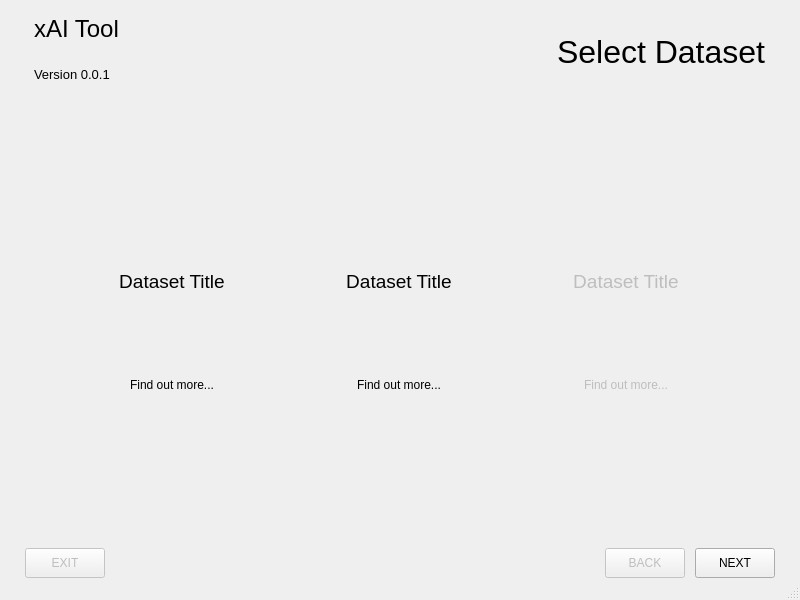
<?xml version="1.0" encoding="UTF-8"?>
<ui version="4.0">
 <class>MainWindow</class>
 <widget class="QMainWindow" name="MainWindow">
  <property name="geometry">
   <rect>
    <x>0</x>
    <y>0</y>
    <width>800</width>
    <height>600</height>
   </rect>
  </property>
  <property name="maximumSize">
   <size>
    <width>800</width>
    <height>600</height>
   </size>
  </property>
  <property name="windowTitle">
   <string>MainWindow</string>
  </property>
  <property name="styleSheet">
   <string notr="true">QWidget[border=true] {
	border: 3px solid black;
	border-radius: 5px;
}

QPushButton[href-text=true] {
	color: blue;
}
QPushButton[href-text=true]:hover {
	color: red;
}

QWidget[selected=true] {
	background-color: #88ff88;
}
QWidget[selected=false] {
	background-color: #bbbbbb;
}</string>
  </property>
  <widget class="QWidget" name="centralwidget">
   <property name="minimumSize">
    <size>
     <width>800</width>
     <height>0</height>
    </size>
   </property>
   <layout class="QGridLayout" name="gridLayout" rowstretch="0,0,0,0">
    <property name="leftMargin">
     <number>25</number>
    </property>
    <property name="topMargin">
     <number>0</number>
    </property>
    <property name="rightMargin">
     <number>25</number>
    </property>
    <property name="bottomMargin">
     <number>0</number>
    </property>
    <property name="spacing">
     <number>10</number>
    </property>
    <item row="1" column="0" rowspan="2">
     <widget class="QWidget" name="horizontalWidget_3" native="true">
      <property name="minimumSize">
       <size>
        <width>750</width>
        <height>425</height>
       </size>
      </property>
      <property name="maximumSize">
       <size>
        <width>750</width>
        <height>500</height>
       </size>
      </property>
      <property name="styleSheet">
       <string notr="true"/>
      </property>
      <property name="border" stdset="0">
       <bool>false</bool>
      </property>
      <layout class="QGridLayout" name="gridLayout_2">
       <property name="leftMargin">
        <number>0</number>
       </property>
       <property name="topMargin">
        <number>0</number>
       </property>
       <property name="rightMargin">
        <number>0</number>
       </property>
       <property name="bottomMargin">
        <number>0</number>
       </property>
       <property name="spacing">
        <number>0</number>
       </property>
       <item row="1" column="0">
        <widget class="QWidget" name="widget_datasetA" native="true">
         <property name="maximumSize">
          <size>
           <width>160</width>
           <height>160</height>
          </size>
         </property>
         <property name="border" stdset="0">
          <bool>true</bool>
         </property>
         <property name="dataset" stdset="0">
          <string>breast-cancer</string>
         </property>
         <layout class="QVBoxLayout" name="verticalLayout_4">
          <item>
           <widget class="QLabel" name="label_8">
            <property name="font">
             <font>
              <pointsize>14</pointsize>
             </font>
            </property>
            <property name="text">
             <string>Dataset Title</string>
            </property>
            <property name="alignment">
             <set>Qt::AlignCenter</set>
            </property>
           </widget>
          </item>
          <item alignment="Qt::AlignHCenter">
           <widget class="QLabel" name="label_9">
            <property name="enabled">
             <bool>true</bool>
            </property>
            <property name="maximumSize">
             <size>
              <width>100</width>
              <height>100</height>
             </size>
            </property>
            <property name="layoutDirection">
             <enum>Qt::LeftToRight</enum>
            </property>
            <property name="pixmap">
             <pixmap>../Images/breast-cancer_logo.png</pixmap>
            </property>
            <property name="scaledContents">
             <bool>true</bool>
            </property>
            <property name="alignment">
             <set>Qt::AlignCenter</set>
            </property>
            <property name="wordWrap">
             <bool>false</bool>
            </property>
           </widget>
          </item>
          <item>
           <widget class="QPushButton" name="pushButton_datasetA_href">
            <property name="text">
             <string>Find out more...</string>
            </property>
            <property name="flat">
             <bool>true</bool>
            </property>
            <property name="href-text" stdset="0">
             <bool>true</bool>
            </property>
           </widget>
          </item>
         </layout>
        </widget>
       </item>
       <item row="1" column="1">
        <widget class="QWidget" name="widget_datasetB" native="true">
         <property name="enabled">
          <bool>true</bool>
         </property>
         <property name="maximumSize">
          <size>
           <width>160</width>
           <height>160</height>
          </size>
         </property>
         <property name="border" stdset="0">
          <bool>true</bool>
         </property>
         <property name="dataset" stdset="0">
          <string>breast-cancer</string>
         </property>
         <layout class="QVBoxLayout" name="verticalLayout">
          <item>
           <widget class="QLabel" name="label_4">
            <property name="font">
             <font>
              <pointsize>14</pointsize>
             </font>
            </property>
            <property name="text">
             <string>Dataset Title</string>
            </property>
            <property name="alignment">
             <set>Qt::AlignCenter</set>
            </property>
           </widget>
          </item>
          <item alignment="Qt::AlignHCenter">
           <widget class="QLabel" name="label_5">
            <property name="enabled">
             <bool>true</bool>
            </property>
            <property name="maximumSize">
             <size>
              <width>100</width>
              <height>100</height>
             </size>
            </property>
            <property name="layoutDirection">
             <enum>Qt::LeftToRight</enum>
            </property>
            <property name="pixmap">
             <pixmap>../Images/breast-cancer_logo.png</pixmap>
            </property>
            <property name="scaledContents">
             <bool>true</bool>
            </property>
            <property name="alignment">
             <set>Qt::AlignCenter</set>
            </property>
            <property name="wordWrap">
             <bool>false</bool>
            </property>
           </widget>
          </item>
          <item>
           <widget class="QPushButton" name="pushButton_datasetB_href">
            <property name="text">
             <string>Find out more...</string>
            </property>
            <property name="flat">
             <bool>true</bool>
            </property>
            <property name="href-text" stdset="0">
             <bool>true</bool>
            </property>
           </widget>
          </item>
         </layout>
        </widget>
       </item>
       <item row="1" column="2">
        <widget class="QWidget" name="widget_datasetC" native="true">
         <property name="enabled">
          <bool>false</bool>
         </property>
         <property name="maximumSize">
          <size>
           <width>160</width>
           <height>160</height>
          </size>
         </property>
         <property name="border" stdset="0">
          <bool>true</bool>
         </property>
         <property name="dataset" stdset="0">
          <string>breast-cancer</string>
         </property>
         <layout class="QVBoxLayout" name="verticalLayout_3">
          <item>
           <widget class="QLabel" name="label_6">
            <property name="font">
             <font>
              <pointsize>14</pointsize>
             </font>
            </property>
            <property name="text">
             <string>Dataset Title</string>
            </property>
            <property name="alignment">
             <set>Qt::AlignCenter</set>
            </property>
           </widget>
          </item>
          <item alignment="Qt::AlignHCenter">
           <widget class="QLabel" name="label_7">
            <property name="enabled">
             <bool>false</bool>
            </property>
            <property name="maximumSize">
             <size>
              <width>100</width>
              <height>100</height>
             </size>
            </property>
            <property name="layoutDirection">
             <enum>Qt::LeftToRight</enum>
            </property>
            <property name="pixmap">
             <pixmap>../Images/breast-cancer_logo.png</pixmap>
            </property>
            <property name="scaledContents">
             <bool>true</bool>
            </property>
            <property name="alignment">
             <set>Qt::AlignCenter</set>
            </property>
            <property name="wordWrap">
             <bool>false</bool>
            </property>
           </widget>
          </item>
          <item>
           <widget class="QPushButton" name="pushButton_datasetC_href">
            <property name="text">
             <string>Find out more...</string>
            </property>
            <property name="flat">
             <bool>true</bool>
            </property>
            <property name="href-text" stdset="0">
             <bool>true</bool>
            </property>
           </widget>
          </item>
         </layout>
        </widget>
       </item>
      </layout>
     </widget>
    </item>
    <item row="0" column="0">
     <widget class="QWidget" name="horizontalWidget_2" native="true">
      <property name="minimumSize">
       <size>
        <width>0</width>
        <height>75</height>
       </size>
      </property>
      <layout class="QHBoxLayout" name="horizontalLayout_2">
       <item>
        <layout class="QVBoxLayout" name="verticalLayout_2">
         <item>
          <widget class="QLabel" name="label">
           <property name="font">
            <font>
             <pointsize>18</pointsize>
            </font>
           </property>
           <property name="text">
            <string>xAI Tool</string>
           </property>
          </widget>
         </item>
         <item>
          <widget class="QLabel" name="label_2">
           <property name="font">
            <font>
             <pointsize>10</pointsize>
            </font>
           </property>
           <property name="text">
            <string>Version 0.0.1</string>
           </property>
          </widget>
         </item>
        </layout>
       </item>
       <item>
        <spacer name="horizontalSpacer_2">
         <property name="orientation">
          <enum>Qt::Horizontal</enum>
         </property>
         <property name="sizeHint" stdset="0">
          <size>
           <width>40</width>
           <height>20</height>
          </size>
         </property>
        </spacer>
       </item>
       <item>
        <widget class="QLabel" name="label_3">
         <property name="font">
          <font>
           <pointsize>24</pointsize>
          </font>
         </property>
         <property name="text">
          <string>Select Dataset</string>
         </property>
        </widget>
       </item>
      </layout>
     </widget>
    </item>
    <item row="3" column="0">
     <layout class="QHBoxLayout" name="horizontalLayout">
      <property name="sizeConstraint">
       <enum>QLayout::SetMaximumSize</enum>
      </property>
      <item>
       <widget class="QPushButton" name="pushButton_exit">
        <property name="enabled">
         <bool>false</bool>
        </property>
        <property name="maximumSize">
         <size>
          <width>100</width>
          <height>30</height>
         </size>
        </property>
        <property name="text">
         <string>EXIT</string>
        </property>
        <property name="default">
         <bool>false</bool>
        </property>
       </widget>
      </item>
      <item>
       <spacer name="horizontalSpacer">
        <property name="orientation">
         <enum>Qt::Horizontal</enum>
        </property>
        <property name="sizeHint" stdset="0">
         <size>
          <width>40</width>
          <height>20</height>
         </size>
        </property>
       </spacer>
      </item>
      <item>
       <widget class="QPushButton" name="pushButton_back">
        <property name="enabled">
         <bool>false</bool>
        </property>
        <property name="maximumSize">
         <size>
          <width>100</width>
          <height>30</height>
         </size>
        </property>
        <property name="text">
         <string>BACK</string>
        </property>
       </widget>
      </item>
      <item>
       <widget class="QPushButton" name="pushButton_next">
        <property name="maximumSize">
         <size>
          <width>100</width>
          <height>30</height>
         </size>
        </property>
        <property name="text">
         <string>NEXT</string>
        </property>
        <property name="checkable">
         <bool>false</bool>
        </property>
        <property name="autoDefault">
         <bool>false</bool>
        </property>
        <property name="flat">
         <bool>false</bool>
        </property>
       </widget>
      </item>
     </layout>
    </item>
   </layout>
  </widget>
  <widget class="QMenuBar" name="menubar">
   <property name="geometry">
    <rect>
     <x>0</x>
     <y>0</y>
     <width>800</width>
     <height>21</height>
    </rect>
   </property>
  </widget>
  <widget class="QStatusBar" name="statusBar"/>
 </widget>
 <resources/>
 <connections/>
</ui>
